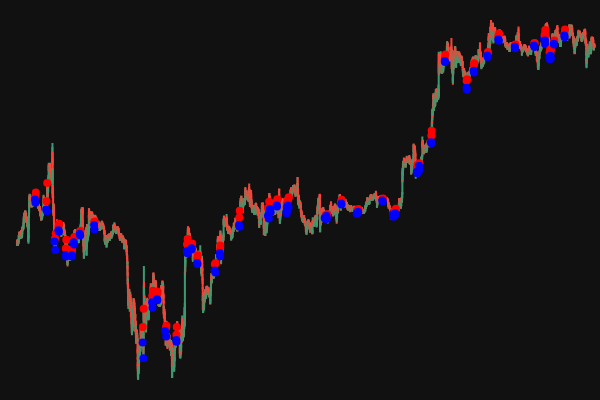

The cell this chart's notebook holds for it:
### Code cell
data = data_5m.set_index("date")

bullish_breakers = detect_bullish_breakers(
    df = data,
    swing_length=2
)

fig = plot_ohlc(df=data)

for breaker in bullish_breakers:
    plot_ohlc(
        df = data,
        breaker = breaker,
        fig = fig,
        plot_breaker_candle=True,
    )

fig.show()

### Figure 1 — Plotly figure (JSON) as saved in the notebook; plotly's stock layout.template omitted (floating-point values rounded to 4 significant figures; data arrays with more than 128 entries replaced by an {"elided": "..."} marker saying what was removed)
{"data": [{"close": {"elided": "8640 float values"}, "high": {"elided": "8640 float values"}, "low": {"elided": "8640 float values"}, "open": {"elided": "8640 float values"}, "type": "candlestick", "x": {"elided": "8640 str values"}}, {"marker": {"color": "red", "size": 8, "symbol": "circle"}, "mode": "markers", "name": "Highlight", "type": "scatter", "x": ["2025-04-01T22:35:00.000000000", "2025-04-01T23:30:00.000000000"], "y": [85320.0, 85580.0]}, {"marker": {"color": "blue", "size": 8, "symbol": "circle"}, "mode": "markers", "name": "Highlight", "type": "scatter", "x": ["2025-04-01T22:30:00.000000000", "2025-04-01T23:05:00.000000000"], "y": [85170.0, 84970.0]}, {"marker": {"color": "red", "size": 8, "symbol": "circle"}, "mode": "markers", "name": "Highlight", "type": "scatter", "x": ["2025-04-02T12:50:00.000000000", "2025-04-02T13:45:00.000000000"], "y": [85060.0, 86140.0]}, {"marker": {"color": "blue", "size": 8, "symbol": "circle"}, "mode": "markers", "name": "Highlight", "type": "scatter", "x": ["2025-04-02T12:25:00.000000000", "2025-04-02T13:30:00.000000000"], "y": [84570.0, 84470.0]}, {"marker": {"color": "red", "size": 8, "symbol": "circle"}, "mode": "markers", "name": "Highlight", "type": "scatter", "x": ["2025-04-02T23:25:00.000000000", "2025-04-03T00:15:00.000000000"], "y": [82850.0, 83160.0]}, {"marker": {"color": "blue", "size": 8, "symbol": "circle"}, "mode": "markers", "name": "Highlight", "type": "scatter", "x": ["2025-04-02T22:45:00.000000000", "2025-04-03T00:00:00.000000000"], "y": [82680.0, 82170.0]}, {"marker": {"color": "red", "size": 8, "symbol": "circle"}, "mode": "markers", "name": "Highlight", "type": "scatter", "x": ["2025-04-03T03:55:00.000000000", "2025-04-03T04:40:00.000000000"], "y": [83590.0, 83740.0]}, {"marker": {"color": "blue", "size": 8, "symbol": "circle"}, "mode": "markers", "name": "Highlight", "type": "scatter", "x": ["2025-04-03T03:40:00.000000000", "2025-04-03T04:20:00.000000000"], "y": [83350.0, 83260.0]}, {"marker": {"color": "red", "size": 8, "symbol": "circle"}, "mode": "markers", "name": "Highlight", "type": "scatter", "x": ["2025-04-03T12:55:00.000000000", "2025-04-03T13:30:00.000000000"], "y": [82270.0, 82790.0]}, {"marker": {"color": "blue", "size": 8, "symbol": "circle"}, "mode": "markers", "name": "Highlight", "type": "scatter", "x": ["2025-04-03T12:45:00.000000000", "2025-04-03T13:05:00.000000000"], "y": [81890.0, 81800.0]}, {"marker": {"color": "red", "size": 8, "symbol": "circle"}, "mode": "markers", "name": "Highlight", "type": "scatter", "x": ["2025-04-03T20:20:00.000000000", "2025-04-03T20:45:00.000000000"], "y": [82070.0, 82230.0]}, {"marker": {"color": "blue", "size": 8, "symbol": "circle"}, "mode": "markers", "name": "Highlight", "type": "scatter", "x": ["2025-04-03T20:10:00.000000000", "2025-04-03T20:30:00.000000000"], "y": [81870.0, 81800.0]}, {"marker": {"color": "red", "size": 8, "symbol": "circle"}, "mode": "markers", "name": "Highlight", "type": "scatter", "x": ["2025-04-03T23:00:00.000000000", "2025-04-03T23:30:00.000000000"], "y": [82820.0, 82960.0]}, {"marker": {"color": "blue", "size": 8, "symbol": "circle"}, "mode": "markers", "name": "Highlight", "type": "scatter", "x": ["2025-04-03T22:40:00.000000000", "2025-04-03T23:10:00.000000000"], "y": [82640.0, 82510.0]}, {"marker": {"color": "red", "size": 8, "symbol": "circle"}, "mode": "markers", "name": "Highlight", "type": "scatter", "x": ["2025-04-04T06:25:00.000000000", "2025-04-04T07:05:00.000000000"], "y": [83270.0, 83320.0]}, {"marker": {"color": "blue", "size": 8, "symbol": "circle"}, "mode": "markers", "name": "Highlight", "type": "scatter", "x": ["2025-04-04T06:15:00.000000000", "2025-04-04T06:50:00.000000000"], "y": [83140.0, 83040.0]}, {"marker": {"color": "red", "size": 8, "symbol": "circle"}, "mode": "markers", "name": "Highlight", "type": "scatter", "x": ["2025-04-05T00:20:00.000000000", "2025-04-05T01:00:00.000000000"], "y": [83840.0, 83870.0]}, {"marker": {"color": "blue", "size": 8, "symbol": "circle"}, "mode": "markers", "name": "Highlight", "type": "scatter", "x": ["2025-04-05T00:10:00.000000000", "2025-04-05T00:40:00.000000000"], "y": [83650.0, 83390.0]}, {"marker": {"color": "red", "size": 8, "symbol": "circle"}, "mode": "markers", "name": "Highlight", "type": "scatter", "x": ["2025-04-07T12:55:00.000000000", "2025-04-07T14:00:00.000000000"], "y": [77640.0, 78720.0]}, {"marker": {"color": "blue", "size": 8, "symbol": "circle"}, "mode": "markers", "name": "Highlight", "type": "scatter", "x": ["2025-04-07T12:45:00.000000000", "2025-04-07T13:45:00.000000000"], "y": [76720.0, 75790.0]}, {"marker": {"color": "red", "size": 8, "symbol": "circle"}, "mode": "markers", "name": "Highlight", "type": "scatter", "x": ["2025-04-08T00:40:00.000000000", "2025-04-08T01:25:00.000000000"], "y": [79490.0, 79780.0]}, {"marker": {"color": "blue", "size": 8, "symbol": "circle"}, "mode": "markers", "name": "Highlight", "type": "scatter", "x": ["2025-04-08T00:30:00.000000000", "2025-04-08T01:00:00.000000000"], "y": [79100.0, 78770.0]}, {"marker": {"color": "red", "size": 8, "symbol": "circle"}, "mode": "markers", "name": "Highlight", "type": "scatter", "x": ["2025-04-08T06:45:00.000000000", "2025-04-08T07:20:00.000000000"], "y": [79570.0, 79720.0]}, {"marker": {"color": "blue", "size": 8, "symbol": "circle"}, "mode": "markers", "name": "Highlight", "type": "scatter", "x": ["2025-04-08T06:35:00.000000000", "2025-04-08T07:05:00.000000000"], "y": [79280.0, 79220.0]}, {"marker": {"color": "red", "size": 8, "symbol": "circle"}, "mode": "markers", "name": "Highlight", "type": "scatter", "x": ["2025-04-08T17:40:00.000000000", "2025-04-08T18:20:00.000000000"], "y": [77560.0, 77710.0]}, {"marker": {"color": "blue", "size": 8, "symbol": "circle"}, "mode": "markers", "name": "Highlight", "type": "scatter", "x": ["2025-04-08T16:40:00.000000000", "2025-04-08T18:05:00.000000000"], "y": [77400.0, 77080.0]}, {"marker": {"color": "red", "size": 8, "symbol": "circle"}, "mode": "markers", "name": "Highlight", "type": "scatter", "x": ["2025-04-09T06:45:00.000000000", "2025-04-09T07:10:00.000000000"], "y": [77170.0, 77640.0]}, {"marker": {"color": "blue", "size": 8, "symbol": "circle"}, "mode": "markers", "name": "Highlight", "type": "scatter", "x": ["2025-04-09T06:35:00.000000000", "2025-04-09T06:55:00.000000000"], "y": [76870.0, 76770.0]}, {"marker": {"color": "red", "size": 8, "symbol": "circle"}, "mode": "markers", "name": "Highlight", "type": "scatter", "x": ["2025-04-09T20:00:00.000000000", "2025-04-09T20:45:00.000000000"], "y": [82520.0, 82840.0]}, {"marker": {"color": "blue", "size": 8, "symbol": "circle"}, "mode": "markers", "name": "Highlight", "type": "scatter", "x": ["2025-04-09T19:45:00.000000000", "2025-04-09T20:30:00.000000000"], "y": [82130.0, 81990.0]}, {"marker": {"color": "red", "size": 8, "symbol": "circle"}, "mode": "markers", "name": "Highlight", "type": "scatter", "x": ["2025-04-10T01:40:00.000000000", "2025-04-10T02:20:00.000000000"], "y": [82470.0, 82570.0]}, {"marker": {"color": "blue", "size": 8, "symbol": "circle"}, "mode": "markers", "name": "Highlight", "type": "scatter", "x": ["2025-04-10T01:30:00.000000000", "2025-04-10T02:00:00.000000000"], "y": [82290.0, 82210.0]}, {"marker": {"color": "red", "size": 8, "symbol": "circle"}, "mode": "markers", "name": "Highlight", "type": "scatter", "x": ["2025-04-10T08:45:00.000000000", "2025-04-10T09:25:00.000000000"], "y": [81700.0, 81870.0]}, {"marker": {"color": "blue", "size": 8, "symbol": "circle"}, "mode": "markers", "name": "Highlight", "type": "scatter", "x": ["2025-04-10T08:30:00.000000000", "2025-04-10T09:10:00.000000000"], "y": [81420.0, 81350.0]}, {"marker": {"color": "red", "size": 8, "symbol": "circle"}, "mode": "markers", "name": "Highlight", "type": "scatter", "x": ["2025-04-11T06:45:00.000000000", "2025-04-11T07:40:00.000000000"], "y": [81330.0, 81410.0]}, {"marker": {"color": "blue", "size": 8, "symbol": "circle"}, "mode": "markers", "name": "Highlight", "type": "scatter", "x": ["2025-04-11T06:30:00.000000000", "2025-04-11T07:25:00.000000000"], "y": [80970.0, 80850.0]}, {"marker": {"color": "red", "size": 8, "symbol": "circle"}, "mode": "markers", "name": "Highlight", "type": "scatter", "x": ["2025-04-11T13:05:00.000000000", "2025-04-11T13:30:00.000000000"], "y": [82210.0, 82450.0]}, {"marker": {"color": "blue", "size": 8, "symbol": "circle"}, "mode": "markers", "name": "Highlight", "type": "scatter", "x": ["2025-04-11T12:55:00.000000000", "2025-04-11T13:15:00.000000000"], "y": [82000.0, 81820.0]}, {"marker": {"color": "red", "size": 8, "symbol": "circle"}, "mode": "markers", "name": "Highlight", "type": "scatter", "x": ["2025-04-12T13:15:00.000000000", "2025-04-12T13:40:00.000000000"], "y": [84100.0, 84500.0]}, {"marker": {"color": "blue", "size": 8, "symbol": "circle"}, "mode": "markers", "name": "Highlight", "type": "scatter", "x": ["2025-04-12T12:50:00.000000000", "2025-04-12T13:20:00.000000000"], "y": [83660.0, 83550.0]}, {"marker": {"color": "red", "size": 8, "symbol": "circle"}, "mode": "markers", "name": "Highlight", "type": "scatter", "x": ["2025-04-14T01:05:00.000000000", "2025-04-14T02:25:00.000000000"], "y": [84650.0, 85030.0]}, {"marker": {"color": "blue", "size": 8, "symbol": "circle"}, "mode": "markers", "name": "Highlight", "type": "scatter", "x": ["2025-04-14T00:55:00.000000000", "2025-04-14T02:00:00.000000000"], "y": [84200.0, 84040.0]}, {"marker": {"color": "red", "size": 8, "symbol": "circle"}, "mode": "markers", "name": "Highlight", "type": "scatter", "x": ["2025-04-14T04:00:00.000000000", "2025-04-14T04:30:00.000000000"], "y": [84690.0, 84920.0]}, {"marker": {"color": "blue", "size": 8, "symbol": "circle"}, "mode": "markers", "name": "Highlight", "type": "scatter", "x": ["2025-04-14T03:15:00.000000000", "2025-04-14T04:15:00.000000000"], "y": [84600.0, 84410.0]}, {"marker": {"color": "red", "size": 8, "symbol": "circle"}, "mode": "markers", "name": "Highlight", "type": "scatter", "x": ["2025-04-14T12:00:00.000000000", "2025-04-14T12:35:00.000000000"], "y": [85040.0, 85180.0]}, {"marker": {"color": "blue", "size": 8, "symbol": "circle"}, "mode": "markers", "name": "Highlight", "type": "scatter", "x": ["2025-04-14T11:40:00.000000000", "2025-04-14T12:15:00.000000000"], "y": [84800.0, 84750.0]}, {"marker": {"color": "red", "size": 8, "symbol": "circle"}, "mode": "markers", "name": "Highlight", "type": "scatter", "x": ["2025-04-15T00:00:00.000000000", "2025-04-15T00:35:00.000000000"], "y": [84700.0, 84890.0]}, {"marker": {"color": "blue", "size": 8, "symbol": "circle"}, "mode": "markers", "name": "Highlight", "type": "scatter", "x": ["2025-04-14T23:45:00.000000000", "2025-04-15T00:15:00.000000000"], "y": [84420.0, 84350.0]}, {"marker": {"color": "red", "size": 8, "symbol": "circle"}, "mode": "markers", "name": "Highlight", "type": "scatter", "x": ["2025-04-15T00:55:00.000000000", "2025-04-15T01:30:00.000000000"], "y": [84970.0, 85140.0]}, {"marker": {"color": "blue", "size": 8, "symbol": "circle"}, "mode": "markers", "name": "Highlight", "type": "scatter", "x": ["2025-04-15T00:50:00.000000000", "2025-04-15T01:05:00.000000000"], "y": [84720.0, 84540.0]}, {"marker": {"color": "red", "size": 8, "symbol": "circle"}, "mode": "markers", "name": "Highlight", "type": "scatter", "x": ["2025-04-15T02:15:00.000000000", "2025-04-15T02:55:00.000000000"], "y": [85190.0, 85300.0]}, {"marker": {"color": "blue", "size": 8, "symbol": "circle"}, "mode": "markers", "name": "Highlight", "type": "scatter", "x": ["2025-04-15T01:35:00.000000000", "2025-04-15T02:35:00.000000000"], "y": [84820.0, 84710.0]}, {"marker": {"color": "red", "size": 8, "symbol": "circle"}, "mode": "markers", "name": "Highlight", "type": "scatter", "x": ["2025-04-17T00:40:00.000000000", "2025-04-17T01:05:00.000000000"], "y": [84190.0, 84250.0]}, {"marker": {"color": "blue", "size": 8, "symbol": "circle"}, "mode": "markers", "name": "Highlight", "type": "scatter", "x": ["2025-04-16T23:35:00.000000000", "2025-04-17T00:45:00.000000000"], "y": [84070.0, 84020.0]}, {"marker": {"color": "red", "size": 8, "symbol": "circle"}, "mode": "markers", "name": "Highlight", "type": "scatter", "x": ["2025-04-17T02:30:00.000000000", "2025-04-17T02:55:00.000000000"], "y": [84240.0, 84290.0]}, {"marker": {"color": "blue", "size": 8, "symbol": "circle"}, "mode": "markers", "name": "Highlight", "type": "scatter", "x": ["2025-04-17T01:50:00.000000000", "2025-04-17T02:35:00.000000000"], "y": [84190.0, 84030.0]}, {"marker": {"color": "red", "size": 8, "symbol": "circle"}, "mode": "markers", "name": "Highlight", "type": "scatter", "x": ["2025-04-17T20:30:00.000000000", "2025-04-17T20:50:00.000000000"], "y": [85090.0, 85140.0]}, {"marker": {"color": "blue", "size": 8, "symbol": "circle"}, "mode": "markers", "name": "Highlight", "type": "scatter", "x": ["2025-04-17T20:15:00.000000000", "2025-04-17T20:35:00.000000000"], "y": [84920.0, 84860.0]}, {"marker": {"color": "red", "size": 8, "symbol": "circle"}, "mode": "markers", "name": "Highlight", "type": "scatter", "x": ["2025-04-18T15:50:00.000000000", "2025-04-18T16:15:00.000000000"], "y": [84450.0, 84550.0]}, {"marker": {"color": "blue", "size": 8, "symbol": "circle"}, "mode": "markers", "name": "Highlight", "type": "scatter", "x": ["2025-04-18T15:30:00.000000000", "2025-04-18T16:00:00.000000000"], "y": [84340.0, 84300.0]}, {"marker": {"color": "red", "size": 8, "symbol": "circle"}, "mode": "markers", "name": "Highlight", "type": "scatter", "x": ["2025-04-18T17:15:00.000000000", "2025-04-18T17:40:00.000000000"], "y": [84530.0, 84600.0]}, {"marker": {"color": "blue", "size": 8, "symbol": "circle"}, "mode": "markers", "name": "Highlight", "type": "scatter", "x": ["2025-04-18T17:00:00.000000000", "2025-04-18T17:25:00.000000000"], "y": [84430.0, 84390.0]}, {"marker": {"color": "red", "size": 8, "symbol": "circle"}, "mode": "markers", "name": "Highlight", "type": "scatter", "x": ["2025-04-19T23:40:00.000000000", "2025-04-20T00:20:00.000000000"], "y": [85170.0, 85230.0]}, {"marker": {"color": "blue", "size": 8, "symbol": "circle"}, "mode": "markers", "name": "Highlight", "type": "scatter", "x": ["2025-04-19T23:25:00.000000000", "2025-04-20T00:05:00.000000000"], "y": [85110.0, 85050.0]}, {"marker": {"color": "red", "size": 8, "symbol": "circle"}, "mode": "markers", "name": "Highlight", "type": "scatter", "x": ["2025-04-20T13:05:00.000000000", "2025-04-20T13:35:00.000000000"], "y": [84380.0, 84420.0]}, {"marker": {"color": "blue", "size": 8, "symbol": "circle"}, "mode": "markers", "name": "Highlight", "type": "scatter", "x": ["2025-04-20T12:50:00.000000000", "2025-04-20T13:15:00.000000000"], "y": [84310.0, 84150.0]}, {"marker": {"color": "red", "size": 8, "symbol": "circle"}, "mode": "markers", "name": "Highlight", "type": "scatter", "x": ["2025-04-20T15:35:00.000000000", "2025-04-20T16:20:00.000000000"], "y": [84500.0, 84610.0]}, {"marker": {"color": "blue", "size": 8, "symbol": "circle"}, "mode": "markers", "name": "Highlight", "type": "scatter", "x": ["2025-04-20T15:25:00.000000000", "2025-04-20T16:00:00.000000000"], "y": [84350.0, 84270.0]}, {"marker": {"color": "red", "size": 8, "symbol": "circle"}, "mode": "markers", "name": "Highlight", "type": "scatter", "x": ["2025-04-21T18:40:00.000000000", "2025-04-21T19:15:00.000000000"], "y": [87030.0, 87200.0]}, {"marker": {"color": "blue", "size": 8, "symbol": "circle"}, "mode": "markers", "name": "Highlight", "type": "scatter", "x": ["2025-04-21T18:25:00.000000000", "2025-04-21T19:00:00.000000000"], "y": [86800.0, 86710.0]}, {"marker": {"color": "red", "size": 8, "symbol": "circle"}, "mode": "markers", "name": "Highlight", "type": "scatter", "x": ["2025-04-21T21:25:00.000000000", "2025-04-21T21:45:00.000000000"], "y": [87250.0, 87310.0]}, {"marker": {"color": "blue", "size": 8, "symbol": "circle"}, "mode": "markers", "name": "Highlight", "type": "scatter", "x": ["2025-04-21T21:15:00.000000000", "2025-04-21T21:30:00.000000000"], "y": [87150.0, 86890.0]}, {"marker": {"color": "red", "size": 8, "symbol": "circle"}, "mode": "markers", "name": "Highlight", "type": "scatter", "x": ["2025-04-22T12:35:00.000000000", "2025-04-22T12:55:00.000000000"], "y": [88920.0, 89220.0]}, {"marker": {"color": "blue", "size": 8, "symbol": "circle"}, "mode": "markers", "name": "Highlight", "type": "scatter", "x": ["2025-04-22T12:00:00.000000000", "2025-04-22T12:40:00.000000000"], "y": [88540.0, 88480.0]}, {"marker": {"color": "red", "size": 8, "symbol": "circle"}, "mode": "markers", "name": "Highlight", "type": "scatter", "x": ["2025-04-23T05:30:00.000000000", "2025-04-23T06:05:00.000000000"], "y": [93510.0, 93730.0]}, {"marker": {"color": "blue", "size": 8, "symbol": "circle"}, "mode": "markers", "name": "Highlight", "type": "scatter", "x": ["2025-04-23T05:15:00.000000000", "2025-04-23T05:40:00.000000000"], "y": [93340.0, 93280.0]}, {"marker": {"color": "red", "size": 8, "symbol": "circle"}, "mode": "markers", "name": "Highlight", "type": "scatter", "x": ["2025-04-24T08:35:00.000000000", "2025-04-24T09:05:00.000000000"], "y": [92170.0, 92260.0]}, {"marker": {"color": "blue", "size": 8, "symbol": "circle"}, "mode": "markers", "name": "Highlight", "type": "scatter", "x": ["2025-04-24T08:30:00.000000000", "2025-04-24T08:45:00.000000000"], "y": [91760.0, 91660.0]}, {"marker": {"color": "red", "size": 8, "symbol": "circle"}, "mode": "markers", "name": "Highlight", "type": "scatter", "x": ["2025-04-24T17:25:00.000000000", "2025-04-24T18:05:00.000000000"], "y": [93100.0, 93200.0]}, {"marker": {"color": "blue", "size": 8, "symbol": "circle"}, "mode": "markers", "name": "Highlight", "type": "scatter", "x": ["2025-04-24T17:20:00.000000000", "2025-04-24T17:45:00.000000000"], "y": [92760.0, 92670.0]}, {"marker": {"color": "red", "size": 8, "symbol": "circle"}, "mode": "markers", "name": "Highlight", "type": "scatter", "x": ["2025-04-25T10:45:00.000000000", "2025-04-25T11:05:00.000000000"], "y": [93750.0, 93870.0]}, {"marker": {"color": "blue", "size": 8, "symbol": "circle"}, "mode": "markers", "name": "Highlight", "type": "scatter", "x": ["2025-04-25T10:20:00.000000000", "2025-04-25T10:50:00.000000000"], "y": [93660.0, 93580.0]}, {"marker": {"color": "red", "size": 8, "symbol": "circle"}, "mode": "markers", "name": "Highlight", "type": "scatter", "x": ["2025-04-26T00:05:00.000000000", "2025-04-26T01:05:00.000000000"], "y": [94800.0, 94960.0]}, {"marker": {"color": "blue", "size": 8, "symbol": "circle"}, "mode": "markers", "name": "Highlight", "type": "scatter", "x": ["2025-04-25T23:55:00.000000000", "2025-04-26T00:45:00.000000000"], "y": [94610.0, 94530.0]}, {"marker": {"color": "red", "size": 8, "symbol": "circle"}, "mode": "markers", "name": "Highlight", "type": "scatter", "x": ["2025-04-26T20:45:00.000000000", "2025-04-26T21:20:00.000000000"], "y": [94260.0, 94310.0]}, {"marker": {"color": "blue", "size": 8, "symbol": "circle"}, "mode": "markers", "name": "Highlight", "type": "scatter", "x": ["2025-04-26T20:35:00.000000000", "2025-04-26T20:55:00.000000000"], "y": [94190.0, 94090.0]}, {"marker": {"color": "red", "size": 8, "symbol": "circle"}, "mode": "markers", "name": "Highlight", "type": "scatter", "x": ["2025-04-27T20:45:00.000000000", "2025-04-27T21:30:00.000000000"], "y": [94380.0, 94400.0]}, {"marker": {"color": "blue", "size": 8, "symbol": "circle"}, "mode": "markers", "name": "Highlight", "type": "scatter", "x": ["2025-04-27T20:25:00.000000000", "2025-04-27T21:15:00.000000000"], "y": [94260.0, 94160.0]}, {"marker": {"color": "red", "size": 8, "symbol": "circle"}, "mode": "markers", "name": "Highlight", "type": "scatter", "x": ["2025-04-28T09:40:00.000000000", "2025-04-28T10:30:00.000000000"], "y": [94850.0, 94960.0]}, {"marker": {"color": "blue", "size": 8, "symbol": "circle"}, "mode": "markers", "name": "Highlight", "type": "scatter", "x": ["2025-04-28T09:10:00.000000000", "2025-04-28T10:05:00.000000000"], "y": [94660.0, 94550.0]}, {"marker": {"color": "red", "size": 8, "symbol": "circle"}, "mode": "markers", "name": "Highlight", "type": "scatter", "x": ["2025-04-28T10:10:00.000000000", "2025-04-28T10:35:00.000000000"], "y": [94820.0, 95160.0]}, {"marker": {"color": "blue", "size": 8, "symbol": "circle"}, "mode": "markers", "name": "Highlight", "type": "scatter", "x": ["2025-04-28T10:05:00.000000000", "2025-04-28T10:20:00.000000000"], "y": [94550.0, 94340.0]}, {"marker": {"color": "red", "size": 8, "symbol": "circle"}, "mode": "markers", "name": "Highlight", "type": "scatter", "x": ["2025-04-28T15:55:00.000000000", "2025-04-28T16:35:00.000000000"], "y": [93840.0, 94000.0]}, {"marker": {"color": "blue", "size": 8, "symbol": "circle"}, "mode": "markers", "name": "Highlight", "type": "scatter", "x": ["2025-04-28T15:35:00.000000000", "2025-04-28T16:20:00.000000000"], "y": [93580.0, 93440.0]}, {"marker": {"color": "red", "size": 8, "symbol": "circle"}, "mode": "markers", "name": "Highlight", "type": "scatter", "x": ["2025-04-28T17:05:00.000000000", "2025-04-28T17:45:00.000000000"], "y": [93800.0, 94020.0]}, {"marker": {"color": "blue", "size": 8, "symbol": "circle"}, "mode": "markers", "name": "Highlight", "type": "scatter", "x": ["2025-04-28T16:55:00.000000000", "2025-04-28T17:30:00.000000000"], "y": [93650.0, 93490.0]}, {"marker": {"color": "red", "size": 8, "symbol": "circle"}, "mode": "markers", "name": "Highlight", "type": "scatter", "x": ["2025-04-28T21:25:00.000000000", "2025-04-28T21:50:00.000000000"], "y": [94430.0, 94550.0]}, {"marker": {"color": "blue", "size": 8, "symbol": "circle"}, "mode": "markers", "name": "Highlight", "type": "scatter", "x": ["2025-04-28T21:15:00.000000000", "2025-04-28T21:35:00.000000000"], "y": [94350.0, 94300.0]}, {"marker": {"color": "red", "size": 8, "symbol": "circle"}, "mode": "markers", "name": "Highlight", "type": "scatter", "x": ["2025-04-29T10:30:00.000000000", "2025-04-29T11:10:00.000000000"], "y": [94970.0, 95200.0]}, {"marker": {"color": "blue", "size": 8, "symbol": "circle"}, "mode": "markers", "name": "Highlight", "type": "scatter", "x": ["2025-04-29T10:20:00.000000000", "2025-04-29T10:45:00.000000000"], "y": [94840.0, 94740.0]}], "layout": {"height": 400, "margin": {"b": 0, "l": 0, "r": 0, "t": 0}, "shapes": [{"fillcolor": "rgba(0, 200, 0, 0.2)", "layer": "below", "line": {"color": "rgba(0, 200, 0, 0.4)"}, "type": "rect", "x0": "2025-04-01T22:30:00", "x1": "2025-04-02T00:20:00", "y0": 85170.0, "y1": 85300}, {"fillcolor": "rgba(0, 200, 0, 0.2)", "layer": "below", "line": {"color": "rgba(0, 200, 0, 0.4)"}, "type": "rect", "x0": "2025-04-02T12:50:00", "x1": "2025-04-02T14:35:00", "y0": 84800.0, "y1": 85050.0}, {"fillcolor": "rgba(0, 200, 0, 0.2)", "layer": "below", "line": {"color": "rgba(0, 200, 0, 0.4)"}, "type": "rect", "x0": "2025-04-02T23:25:00", "x1": "2025-04-03T01:05:00", "y0": 82550.0, "y1": 82850.0}, {"fillcolor": "rgba(0, 200, 0, 0.2)", "layer": "below", "line": {"color": "rgba(0, 200, 0, 0.4)"}, "type": "rect", "x0": "2025-04-03T03:50:00", "x1": "2025-04-03T05:30:00", "y0": 83430.0, "y1": 83536}, {"fillcolor": "rgba(0, 200, 0, 0.2)", "layer": "below", "line": {"color": "rgba(0, 200, 0, 0.4)"}, "type": "rect", "x0": "2025-04-03T12:50:00", "x1": "2025-04-03T14:20:00", "y0": 81900.0, "y1": 82260.0}, {"fillcolor": "rgba(0, 200, 0, 0.2)", "layer": "below", "line": {"color": "rgba(0, 200, 0, 0.4)"}, "type": "rect", "x0": "2025-04-03T20:20:00", "x1": "2025-04-03T21:35:00", "y0": 81950, "y1": 82070.0}, {"fillcolor": "rgba(0, 200, 0, 0.2)", "layer": "below", "line": {"color": "rgba(0, 200, 0, 0.4)"}, "type": "rect", "x0": "2025-04-03T22:55:00", "x1": "2025-04-04T00:20:00", "y0": 82650, "y1": 82740.0}, {"fillcolor": "rgba(0, 200, 0, 0.2)", "layer": "below", "line": {"color": "rgba(0, 200, 0, 0.4)"}, "type": "rect", "x0": "2025-04-04T06:25:00", "x1": "2025-04-04T07:55:00", "y0": 83180.0, "y1": 83260.0}, {"fillcolor": "rgba(0, 200, 0, 0.2)", "layer": "below", "line": {"color": "rgba(0, 200, 0, 0.4)"}, "type": "rect", "x0": "2025-04-05T00:15:00", "x1": "2025-04-05T01:50:00", "y0": 83750.0, "y1": 83830.0}, {"fillcolor": "rgba(0, 200, 0, 0.2)", "layer": "below", "line": {"color": "rgba(0, 200, 0, 0.4)"}, "type": "rect", "x0": "2025-04-07T12:50:00", "x1": "2025-04-07T14:50:00", "y0": 77220.0, "y1": 77480.0}, {"fillcolor": "rgba(0, 200, 0, 0.2)", "layer": "below", "line": {"color": "rgba(0, 200, 0, 0.4)"}, "type": "rect", "x0": "2025-04-08T00:40:00", "x1": "2025-04-08T02:15:00", "y0": 79270.0, "y1": 79490.0}, {"fillcolor": "rgba(0, 200, 0, 0.2)", "layer": "below", "line": {"color": "rgba(0, 200, 0, 0.4)"}, "type": "rect", "x0": "2025-04-08T06:40:00", "x1": "2025-04-08T08:10:00", "y0": 79380.0, "y1": 79540.0}, {"fillcolor": "rgba(0, 200, 0, 0.2)", "layer": "below", "line": {"color": "rgba(0, 200, 0, 0.4)"}, "type": "rect", "x0": "2025-04-08T17:40:00", "x1": "2025-04-08T19:10:00", "y0": 77010.0, "y1": 77560}, {"fillcolor": "rgba(0, 200, 0, 0.2)", "layer": "below", "line": {"color": "rgba(0, 200, 0, 0.4)"}, "type": "rect", "x0": "2025-04-09T06:40:00", "x1": "2025-04-09T08:00:00", "y0": 76890, "y1": 77160.0}, {"fillcolor": "rgba(0, 200, 0, 0.2)", "layer": "below", "line": {"color": "rgba(0, 200, 0, 0.4)"}, "type": "rect", "x0": "2025-04-09T19:55:00", "x1": "2025-04-09T21:35:00", "y0": 82150.0, "y1": 82376}, {"fillcolor": "rgba(0, 200, 0, 0.2)", "layer": "below", "line": {"color": "rgba(0, 200, 0, 0.4)"}, "type": "rect", "x0": "2025-04-10T01:35:00", "x1": "2025-04-10T03:10:00", "y0": 82290.0, "y1": 82450}, {"fillcolor": "rgba(0, 200, 0, 0.2)", "layer": "below", "line": {"color": "rgba(0, 200, 0, 0.4)"}, "type": "rect", "x0": "2025-04-10T08:45:00", "x1": "2025-04-10T10:15:00", "y0": 81580.0, "y1": 81690.0}, {"fillcolor": "rgba(0, 200, 0, 0.2)", "layer": "below", "line": {"color": "rgba(0, 200, 0, 0.4)"}, "type": "rect", "x0": "2025-04-11T06:45:00", "x1": "2025-04-11T08:30:00", "y0": 81160.0, "y1": 81333}, {"fillcolor": "rgba(0, 200, 0, 0.2)", "layer": "below", "line": {"color": "rgba(0, 200, 0, 0.4)"}, "type": "rect", "x0": "2025-04-11T12:55:00", "x1": "2025-04-11T14:20:00", "y0": 82000.0, "y1": 82120.0}, {"fillcolor": "rgba(0, 200, 0, 0.2)", "layer": "below", "line": {"color": "rgba(0, 200, 0, 0.4)"}, "type": "rect", "x0": "2025-04-12T13:05:00", "x1": "2025-04-12T14:30:00", "y0": 83870.0, "y1": 84020.0}, {"fillcolor": "rgba(0, 200, 0, 0.2)", "layer": "below", "line": {"color": "rgba(0, 200, 0, 0.4)"}, "type": "rect", "x0": "2025-04-14T01:05:00", "x1": "2025-04-14T03:15:00", "y0": 84270.0, "y1": 84650.0}, {"fillcolor": "rgba(0, 200, 0, 0.2)", "layer": "below", "line": {"color": "rgba(0, 200, 0, 0.4)"}, "type": "rect", "x0": "2025-04-14T04:00:00", "x1": "2025-04-14T05:20:00", "y0": 84570.0, "y1": 84690.0}, {"fillcolor": "rgba(0, 200, 0, 0.2)", "layer": "below", "line": {"color": "rgba(0, 200, 0, 0.4)"}, "type": "rect", "x0": "2025-04-14T11:55:00", "x1": "2025-04-14T13:25:00", "y0": 84840.0, "y1": 84940.0}, {"fillcolor": "rgba(0, 200, 0, 0.2)", "layer": "below", "line": {"color": "rgba(0, 200, 0, 0.4)"}, "type": "rect", "x0": "2025-04-14T23:55:00", "x1": "2025-04-15T01:25:00", "y0": 84500.0, "y1": 84590.0}, {"fillcolor": "rgba(0, 200, 0, 0.2)", "layer": "below", "line": {"color": "rgba(0, 200, 0, 0.4)"}, "type": "rect", "x0": "2025-04-15T00:55:00", "x1": "2025-04-15T02:20:00", "y0": 84810.0, "y1": 84970.0}, {"fillcolor": "rgba(0, 200, 0, 0.2)", "layer": "below", "line": {"color": "rgba(0, 200, 0, 0.4)"}, "type": "rect", "x0": "2025-04-15T02:10:00", "x1": "2025-04-15T03:45:00", "y0": 85070.0, "y1": 85160.0}, {"fillcolor": "rgba(0, 200, 0, 0.2)", "layer": "below", "line": {"color": "rgba(0, 200, 0, 0.4)"}, "type": "rect", "x0": "2025-04-17T00:35:00", "x1": "2025-04-17T01:55:00", "y0": 84030.0, "y1": 84170.0}, {"fillcolor": "rgba(0, 200, 0, 0.2)", "layer": "below", "line": {"color": "rgba(0, 200, 0, 0.4)"}, "type": "rect", "x0": "2025-04-17T02:25:00", "x1": "2025-04-17T03:45:00", "y0": 84100.0, "y1": 84200.0}, {"fillcolor": "rgba(0, 200, 0, 0.2)", "layer": "below", "line": {"color": "rgba(0, 200, 0, 0.4)"}, "type": "rect", "x0": "2025-04-17T20:20:00", "x1": "2025-04-17T21:40:00", "y0": 84950.0, "y1": 85030.0}, {"fillcolor": "rgba(0, 200, 0, 0.2)", "layer": "below", "line": {"color": "rgba(0, 200, 0, 0.4)"}, "type": "rect", "x0": "2025-04-18T15:45:00", "x1": "2025-04-18T17:05:00", "y0": 84380.0, "y1": 84440.0}, {"fillcolor": "rgba(0, 200, 0, 0.2)", "layer": "below", "line": {"color": "rgba(0, 200, 0, 0.4)"}, "type": "rect", "x0": "2025-04-18T17:10:00", "x1": "2025-04-18T18:30:00", "y0": 84480.0, "y1": 84510.0}, {"fillcolor": "rgba(0, 200, 0, 0.2)", "layer": "below", "line": {"color": "rgba(0, 200, 0, 0.4)"}, "type": "rect", "x0": "2025-04-19T23:30:00", "x1": "2025-04-20T01:10:00", "y0": 85110.0, "y1": 85140.0}, {"fillcolor": "rgba(0, 200, 0, 0.2)", "layer": "below", "line": {"color": "rgba(0, 200, 0, 0.4)"}, "type": "rect", "x0": "2025-04-20T13:00:00", "x1": "2025-04-20T14:25:00", "y0": 84350.0, "y1": 84380.0}, {"fillcolor": "rgba(0, 200, 0, 0.2)", "layer": "below", "line": {"color": "rgba(0, 200, 0, 0.4)"}, "type": "rect", "x0": "2025-04-20T15:35:00", "x1": "2025-04-20T17:10:00", "y0": 84440.0, "y1": 84490.0}, {"fillcolor": "rgba(0, 200, 0, 0.2)", "layer": "below", "line": {"color": "rgba(0, 200, 0, 0.4)"}, "type": "rect", "x0": "2025-04-21T18:35:00", "x1": "2025-04-21T20:05:00", "y0": 86920.0, "y1": 87010}, {"fillcolor": "rgba(0, 200, 0, 0.2)", "layer": "below", "line": {"color": "rgba(0, 200, 0, 0.4)"}, "type": "rect", "x0": "2025-04-21T21:25:00", "x1": "2025-04-21T22:35:00", "y0": 87160.0, "y1": 87250.0}, {"fillcolor": "rgba(0, 200, 0, 0.2)", "layer": "below", "line": {"color": "rgba(0, 200, 0, 0.4)"}, "type": "rect", "x0": "2025-04-22T12:30:00", "x1": "2025-04-22T13:45:00", "y0": 88750.0, "y1": 88795}, {"fillcolor": "rgba(0, 200, 0, 0.2)", "layer": "below", "line": {"color": "rgba(0, 200, 0, 0.4)"}, "type": "rect", "x0": "2025-04-23T05:30:00", "x1": "2025-04-23T06:55:00", "y0": 93390.0, "y1": 93510.0}, {"fillcolor": "rgba(0, 200, 0, 0.2)", "layer": "below", "line": {"color": "rgba(0, 200, 0, 0.4)"}, "type": "rect", "x0": "2025-04-24T08:35:00", "x1": "2025-04-24T09:55:00", "y0": 91870.0, "y1": 92170.0}, {"fillcolor": "rgba(0, 200, 0, 0.2)", "layer": "below", "line": {"color": "rgba(0, 200, 0, 0.4)"}, "type": "rect", "x0": "2025-04-24T17:25:00", "x1": "2025-04-24T18:55:00", "y0": 92840.0, "y1": 93090.0}, {"fillcolor": "rgba(0, 200, 0, 0.2)", "layer": "below", "line": {"color": "rgba(0, 200, 0, 0.4)"}, "type": "rect", "x0": "2025-04-25T10:40:00", "x1": "2025-04-25T11:55:00", "y0": 93610.0, "y1": 93700.0}, {"fillcolor": "rgba(0, 200, 0, 0.2)", "layer": "below", "line": {"color": "rgba(0, 200, 0, 0.4)"}, "type": "rect", "x0": "2025-04-26T00:00:00", "x1": "2025-04-26T01:55:00", "y0": 94630.0, "y1": 94790.0}, {"fillcolor": "rgba(0, 200, 0, 0.2)", "layer": "below", "line": {"color": "rgba(0, 200, 0, 0.4)"}, "type": "rect", "x0": "2025-04-26T20:45:00", "x1": "2025-04-26T22:10:00", "y0": 94224, "y1": 94260.0}, {"fillcolor": "rgba(0, 200, 0, 0.2)", "layer": "below", "line": {"color": "rgba(0, 200, 0, 0.4)"}, "type": "rect", "x0": "2025-04-27T20:45:00", "x1": "2025-04-27T22:20:00", "y0": 94310.0, "y1": 94380.0}, {"fillcolor": "rgba(0, 200, 0, 0.2)", "layer": "below", "line": {"color": "rgba(0, 200, 0, 0.4)"}, "type": "rect", "x0": "2025-04-28T09:40:00", "x1": "2025-04-28T11:20:00", "y0": 94770.0, "y1": 94850}, {"fillcolor": "rgba(0, 200, 0, 0.2)", "layer": "below", "line": {"color": "rgba(0, 200, 0, 0.4)"}, "type": "rect", "x0": "2025-04-28T10:05:00", "x1": "2025-04-28T11:25:00", "y0": 94550, "y1": 94800}, {"fillcolor": "rgba(0, 200, 0, 0.2)", "layer": "below", "line": {"color": "rgba(0, 200, 0, 0.4)"}, "type": "rect", "x0": "2025-04-28T15:55:00", "x1": "2025-04-28T17:25:00", "y0": 93650.0, "y1": 93840.0}, {"fillcolor": "rgba(0, 200, 0, 0.2)", "layer": "below", "line": {"color": "rgba(0, 200, 0, 0.4)"}, "type": "rect", "x0": "2025-04-28T17:05:00", "x1": "2025-04-28T18:35:00", "y0": 93720.0, "y1": 93800.0}, {"fillcolor": "rgba(0, 200, 0, 0.2)", "layer": "below", "line": {"color": "rgba(0, 200, 0, 0.4)"}, "type": "rect", "x0": "2025-04-28T21:20:00", "x1": "2025-04-28T22:40:00", "y0": 94350.0, "y1": 94428}, {"fillcolor": "rgba(0, 200, 0, 0.2)", "layer": "below", "line": {"color": "rgba(0, 200, 0, 0.4)"}, "type": "rect", "x0": "2025-04-29T10:25:00", "x1": "2025-04-29T12:00:00", "y0": 94840.0, "y1": 94950.0}], "showlegend": false, "width": 600, "xaxis": {"rangeslider": {"visible": false}, "visible": false}, "yaxis": {"visible": false}}}
